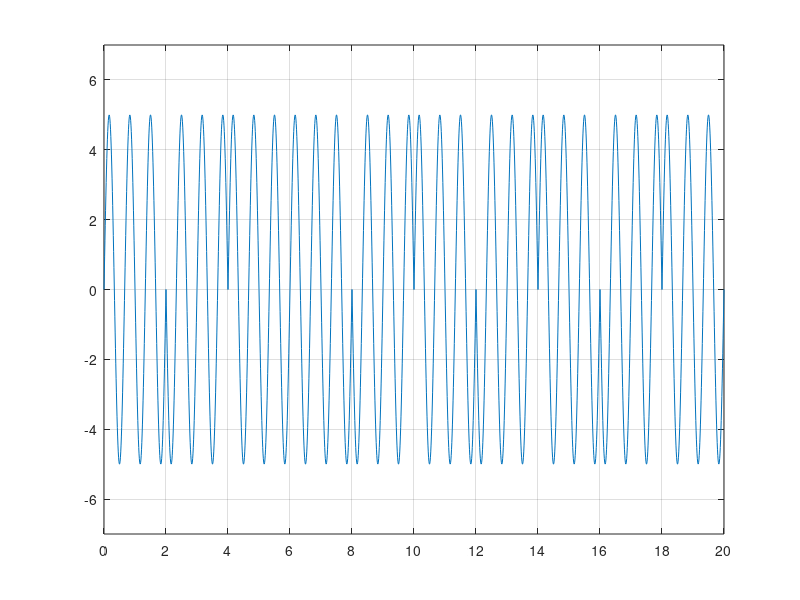

Write MATLAB code to recreate this figure.
clc;
clear all;

bits = [1 0 1 1 0 1 0 1 0 1];
bitDuration = 2;
totalTime = length(bits) * bitDuration;
fs = 100;
time = 0 : 1/fs : totalTime;
amplitude = 5;
f = 1.5;

carrierSignal = amplitude * sin(2 * pi * f * time);

idx = 1;
for i = 1 : length(time)
  if bits(idx) == 1
    modulatedSignal(i) = carrierSignal(i);
  else
    modulatedSignal(i) = carrierSignal(i) * (-1);
  endif
  if time(i) / bitDuration >= idx
    idx = idx + 1;
  endif
endfor

plot(time, modulatedSignal);
grid on;
ylim([-amplitude-2 amplitude+2]);
xticks([0 : bitDuration : totalTime]);

idx = 1;
for i = 1 : length(time)
  if time(i) / bitDuration >= idx
    if modulatedSignal(i) == carrierSignal(i)
      demodulatedSignal(idx) = 1;
    else
      demodulatedSignal(idx) = 0;
    endif
    idx = idx + 1;
  endif
endfor

disp(demodulatedSignal);
all(demodulatedSignal == bits)